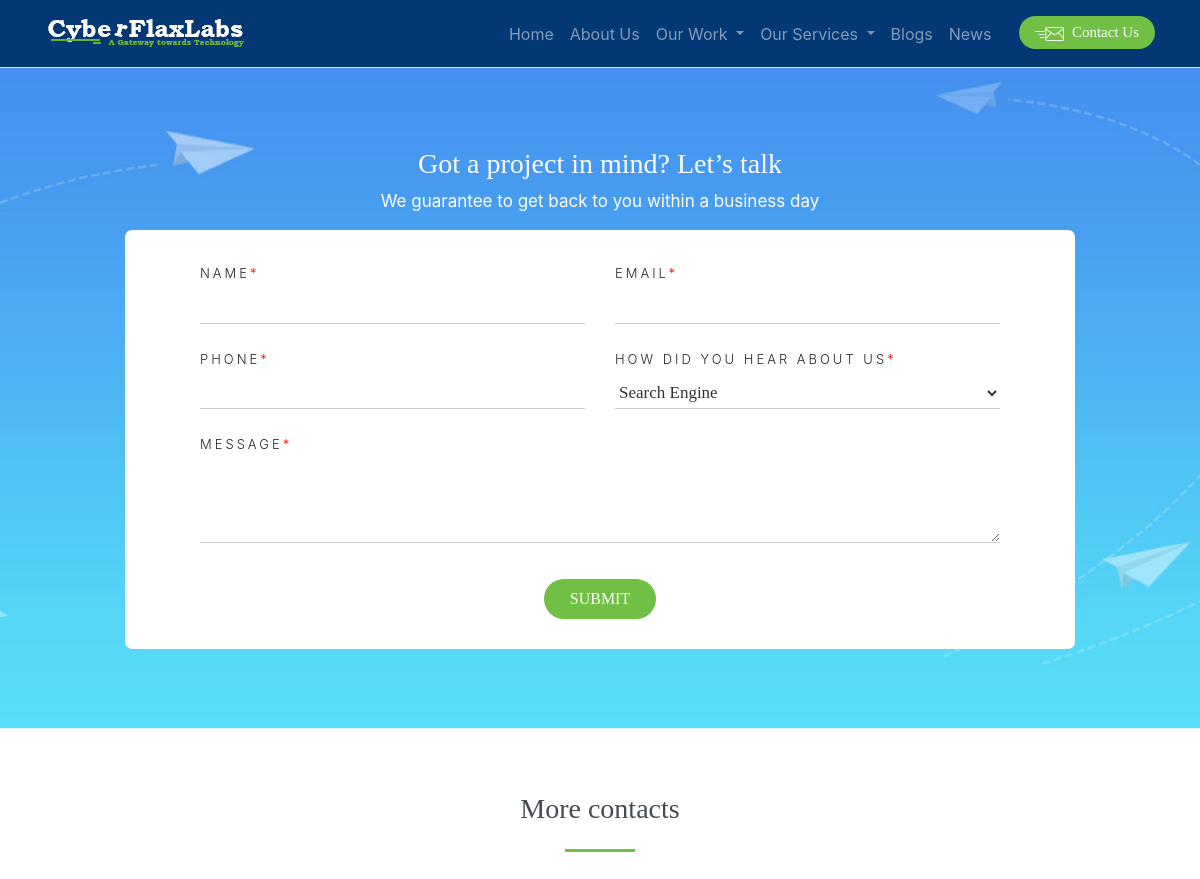
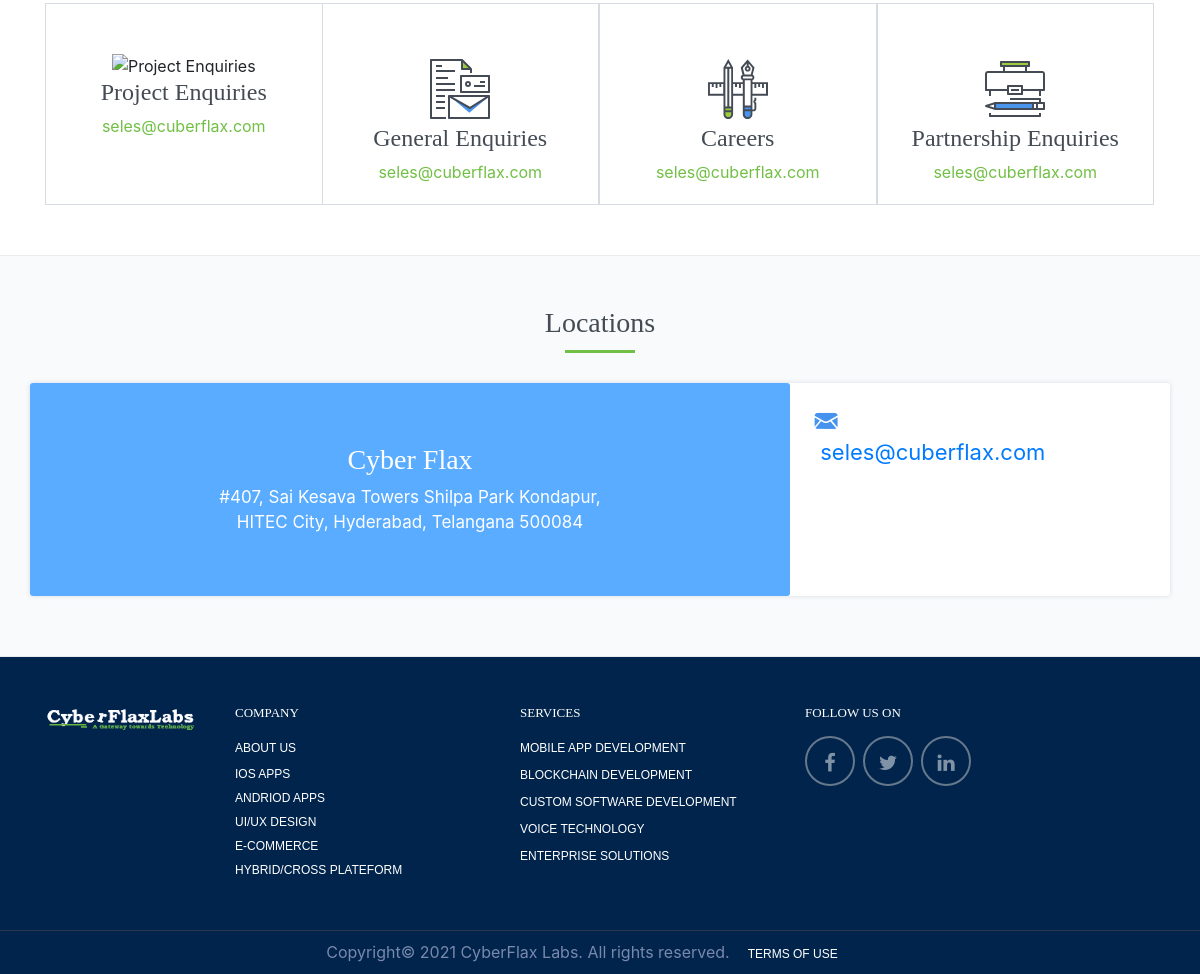
Page /contact/ on the committed database (2 pictures, top to bottom).
### contact/models.py (models this page shows, shortened)
class OurContact(models.Model):
    projectEnq = models.CharField(max_length= 50)
    genralEnq = models.CharField(max_length= 50)
    carrerEnq = models.CharField(max_length= 50)
    patnershipEnq = models.CharField(max_length= 50)
    locationTitle = models.CharField(max_length= 50)
    location = models.CharField(max_length= 500)
    Enq = models.CharField(max_length= 50)

### ourwork/models.py (models this page shows)
class ourwork_cat(models.Model):
    title = models.CharField(max_length= 100)
    def __str__(self):
        return self.title

### service/models.py (models this page shows, shortened)
class service(models.Model):
    icon = models.ImageField(upload_to = 'media/ourwork',default= '')
    title = models.CharField(max_length=50)
    content = models.CharField(max_length=5000)

### contact/views.py (the view, shortened to what this page needs)
# urls.py: path('contact/', include('contact.urls')),
def contact(request):
    Contact = OurContact.objects.all()
    res = {
        'title': 'contact',
        'contact' : Contact,
    }
    return render(request, 'contact/contact.html',res)

### InspironHome/context_processors.py (called while the page is built)
def alltimefunc(request):
    services = service.objects.values('id','title')
    work = ourwork_cat.objects.all()
    for ser in services:
        sObject = service.objects.get(id = ser['id'])
        dropdown = ServiceSubMenu.objects.filter(Service=sObject)
        if len(dropdown)>0:
            ser.update({'dropdown':dropdown})
    dic1 = []
    dic2 = []
    for item in services:
        try:
            a= item['dropdown']
            dic1.append(item)
        except Exception as e:
            dic2.append(item)
    dic1.extend(dic2)
    services= dic1
    responce= {
       'services':services,
       'ourwork':work
    }
    return responce

### contact/templates/contact/contact.html (shortened to what this page needs)
{% extends 'basic.html' %}
{% load static %}
{% block body %}
  <section id="contactarea" class="section active-section contactimagenew">
    <div class="wrapsection maintitle">
        <h3 class="whitecolor text-center">Got a project in mind? Let’s talk</h3>
        <p class="whitecolor">We guarantee to get back to you within a business day</p>
        <div class="container margintop20">
            <div class="row">
                <div class="col-md-10 backgroudwhite center-block1 mobiletop0" id="contactmaincon">
                    <form id="contact" name="contact" method="post" action= '/contact/' class="text-left contact_form">
                        <fieldset>
                            <div class="row">
                                <div class="col-md-6  margintopmobile ">
                                    <label for="name">Name<span class="required">*</span></label>
                                    <input tabindex="1" type="text" name="txtName" id="txtName" size="30" value="" class="" required>
                                </div>
                                <div class="col-md-6 ">
                                    <label for="email">Email<span class="required">*</span></label>
                                    <input tabindex="1" type="email" name="txtEmail" id="txtEmail" size="30" value="" required>
                                </div>
                                <div class="col-md-6  ">
                                    <label for="email">Phone<span class="required">*</span></label>
                                    <input tabindex="1" type="tel" name="txtPhone" id="txtPhone" size="30" value="" required>
                                </div>
                                <div class="col-md-6 ">
                                    <label for="email">How did you hear about us<span class="required">*</span></label>
                                    <select tabindex="" id="txtKnow" name="txtKnow" required>
                                        <option value="">Search Engine</option>
                                    </select>
                                </div>
                            </div>
                            <div>
                                <label for="message">Message<span class="required">*</span></label>
                                <textarea tabindex="1" name="txtMessage" id="txtMessage" required></textarea>
                            </div>
                            <div class=" mt-30 text-center ">
                                <button class="btn btn-common btn-md text-uppercase" type="submit"> Submit</button>
                            </div>
                        </fieldset>
                    </form>
                </div>
            </div>
        </div>
    </div>
</section>
{% if contact %}
<section class="wrapsection  active-section pt-50 pb-50">
    <div class="container">
        <div class="col-lg-12 maintitle text-center">
            <h3 class="section-title ">
                More contacts
            </h3>
            <div class="linemiddle"></div>
            <div class="row common imageheight keyimg">
{% if contact.0.projectEnq %} <div class="col-lg-3 col-xs-12 col-sm-6 border-rightminus  borderallside text-center pb-20  ">
                    <img src="{% static 'img/projects.svg' %}"   class="mt-50" alt="Project Enquiries">
                    <br>
                    <h4>Project Enquiries</h4> <a href="#">{{contact.0.projectEnq}}</a>
                    <br>
                    <br>
                </div>{% endif %}
{% if contact.0.genralEnq %} <div class="col-lg-3 col-xs-12 col-sm-6 margin leftmineu text-center borderallside  pb-20 ">
                    <img src="{% static 'img/projects1.svg' %}" class="mt-50" alt="General Enquiries">
                    <br>
                    <h4>General Enquiries</h4> <a href="#">{{contact.0.genralEnq}}</a>
                </div>{% endif %}
{% if contact.0.carrerEnq %} <div class="col-lg-3 col-xs-12 col-sm-6 marginleftmineu text-center borderallside  pb-20">
                    <img src="{% static 'img/projects2.svg' %}" class="mt-50" alt="Careers">
                    <br>
                    <h4> Careers</h4> <a href="#">{{contact.0.carrerEnq}}</a>
                </div>{% endif %}
{% if contact.0.patnershipEnq %} <div class="col-lg-3 col-xs-12 col-sm-6  text-center marginleftmineu borderallside pb-20 ">
                    <img src="{% static 'img/projects3.svg' %}" class="mt-50" alt="Partnership Enquiries">
                    <br>
                    <h4> Partnership Enquiries</h4> <a href="#">{{contact.0.patnershipEnq}}</a>
                </div>{% endif %}
            </div>
        </div>
    </div>
</section>
{% endif %}
{% if contact.0.location %}
<section class="wrapsection graybg active-section pt-50 pb-60">
    <div class="container ">
        <div class="col-lg-12 maintitle">
            <h3 class="text-center " >
                Locations</h3>
            <div class="linemiddle mb-15"></div>
        </div>
        <div class="row boxnewnewone pl-0 pr-0 mt-20 " >
            <div class="boxincon boxincon1 bluelight  col-12 col-md-8  us text-center address">
                <h3>{{ contact.0.locationTitle|safe }} </h3>
                {{contact.0.location|safe }}
            </div>
            <div class="col-lg-4 pt-20   col-xs-12 col-sm-12 col-md-4 contact2">
                <div class="row">
                    <div class="col-lg-9 pl-0 col-xs-12 col-sm-9  col-9 pl-4">
                        <span>
                            <img src="{% static 'img/message.png' %}" alt="message">&nbsp;<a
                                href="#" style="color: #007bff;">{{contact.0.Enq|safe}}</a></span>
                    </div>
                </div>
            </div>
        </div>
    </div>
</section>
{% endif %}
{% endblock %}

### InspironHome/templates/basic.html (shortened to what this page needs)
<!DOCTYPE html>
<html lang="en">
    {% load static %}
<head>
    <link rel="stylesheet" href="https://cdnjs.cloudflare.com/ajax/libs/font-awesome/4.7.0/css/font-awesome.min.css">
    <link rel="stylesheet"
    href="https://cdnjs.cloudflare.com/ajax/libs/OwlCarousel2/2.3.4/assets/owl.carousel.min.css" />
<link rel="stylesheet"
    href="https://cdnjs.cloudflare.com/ajax/libs/OwlCarousel2/2.3.4/assets/owl.theme.default.min.css" />
    <link rel="stylesheet" href="{% static 'css/style.css' %}">
    <link rel="stylesheet" href="https://cdn.jsdelivr.net/npm/bootstrap@4.6.0/dist/css/bootstrap.min.css">
    <link rel="stylesheet" href="https://cdnjs.cloudflare.com/ajax/libs/animate.css/4.1.1/animate.min.css" />
</head>
<body>
    <nav class="navbar sticky-top navbar-expand-lg navbar-dark  " id="navbar">
        <div class="container">
            <a class="navbar-brand" href="/home">
                <img src="{% static 'img/Inspironlabs v5-03.png' %}" alt="">
            </a>
            <div class="collapse navbar-collapse" id="navbarSupportedContent">
                <ul class="navbar-nav mr-auto  justify-content-end w-100">
                    <li class="nav-item {{home}} ">
                        <a class="nav-link" href="/home">Home </a>
                    </li>
                    <li class="nav-item text-danger {{about}}">
                        <a class="nav-link" href="/about">About Us </a>
                    </li>
                    <li class="nav-item dropdown drop_item {{ourwork}}">
                        <a class="nav-link dropdown-toggle" role="button" data-toggle="dropdown">
                            Our Work
                        </a>
                    </li>
                    <li class="nav-item dropdown drop_item {{ourservice}}">
                        <a class="nav-link dropdown-toggle" id="navbarDropdown" role="button" data-toggle="dropdown">
                            Our Services
                        </a>
                    </li>
                    <li class="nav-item ">
                        <a class="nav-link {{blog}}" href="/blog">Blogs </a>
                    </li>
                    <li class="nav-item ">
                        <a class="nav-link {{news}}" href="/blog/news">News </a>
                    </li>
                    <li>
                        <a href="/contact"> <button class="btn btn-common " type="button"><img
                                    src="{% static 'img/inquire-now-button-hover.png' %}" alt="inquire now button">&nbsp;&nbsp;Contact
                                Us</button></a>
                    </li>
                </ul>
            </div>
        </div>
    </nav>
    {% block body %}{% endblock %}
    <footer>
        <div class="container">
            <div class="row section pt-50 pb-50">
                <div class="footer-widget col-lg-2 col-xs-12" style="visibility: visible;"><img style="width:150px;"
                        src="{% static 'img/Inspironlabs v5-03.png' %}"></div>
                <div class="footer-widget col-lg-3 col-xs-12 col-sm-4 ">
                    <h3 class="small-title text-uppercase">Company</h3>
                    <div class="menu-horizontal">
                        <ul>
                            <li>
                                <h4><a href="/about">about us</a></h4>
                            </li>
                            {% for work in ourwork %}
                            {% if 6 > forloop.counter  %}
                            <li><a href="/ourwork{{work.id}}/">{{work.title}}</a></li>
                            {% endif %}
                            {% endfor %}
                        </ul>
                    </div>
                </div>
                <div class="footer-widget col-lg-3 col-xs-12 col-sm-4 wow fadeIn animated">
                    <h3 class="small-title text-uppercase">Services</h3>
                    <div class="menu-horizontal">
                        <ul>
                            {% for service in services %}
                            {% if 7 > forloop.counter  %}{% if service.title != 'none' %}
                            <li>
                                <h4><a href="/service{{service.id}}">{{service.title}}</a></h4>
                            </li>
                            {% endif %}
                            {% endif %}
                            {% endfor %}
                        </ul>
                    </div>
                </div>
                <div class="footer-widget col-lg-4 col-xs-12 col-sm-6 ">
                    <h3 class="small-title text-uppercase">Follow us on</h3>
                    <div class="col-md-12 pl-0 mrfooter">
                        <ul class="social-network social-circle">
                            <li>
                                <a class="icoFacebook" href="#" title="Facebook" target="_blank"><i
                                        class="fa fa-facebook"></i></a>
                            </li>
                            <li>
                                <a class="icoTwitter" href="#" title="Twitter" target="_blank"><i
                                        class="fa fa-twitter"></i></a>
                            </li>
                            <li>
                                <a class="icoLinkedin" href="#" title="Linkedin" target="_blank"><i
                                        class="fa fa-linkedin"></i></a>
                            </li>
                        </ul>
                    </div>
                    <div class="clearfix"></div>
                </div>
            </div>
        </div>
        <div id="copyright">
            <div class="container">
                <div class="row">
                    <div class="col-md-12 col-sm-12">
                        <p class="copyright-text text-center">Copyright© 2021 CyberFlax Labs. All rights reserved.&nbsp;
                            &nbsp;
                            <a href="terms-conditions">Terms of Use</a> &nbsp; &nbsp; &nbsp; &nbsp;
                        </p>
                    </div>
                </div>
            </div>
        </div>
    </footer>
</body>
</html>

### rows in the picture
OurContact: projectEnq "seles@cuberflax.com", genralEnq "seles@cuberflax.com", carrerEnq "seles@cuberflax.com", patnershipEnq "seles@cuberflax.com", locationTitle "Cyber Flax", location "#407, Sai Kesava Towers Shilpa Park Kondapur, HITEC City, Hyderabad, Telangana 500084", Enq "seles@cuberflax.com"
ourwork_cat: title "IOS APPS"
ourwork_cat: title "ANDRIOD APPS"
ourwork_cat: title "UI/UX DESIGN"
ourwork_cat: title "E-COMMERCE"
ourwork_cat: title "HYBRID/CROSS PLATEFORM"
service: title "MOBILE APP DEVELOPMENT"
service: title "BLOCKCHAIN DEVELOPMENT"
service: title "CUSTOM SOFTWARE DEVELOPMENT"
service: title "VOICE TECHNOLOGY"
service: title "ENTERPRISE SOLUTIONS"
